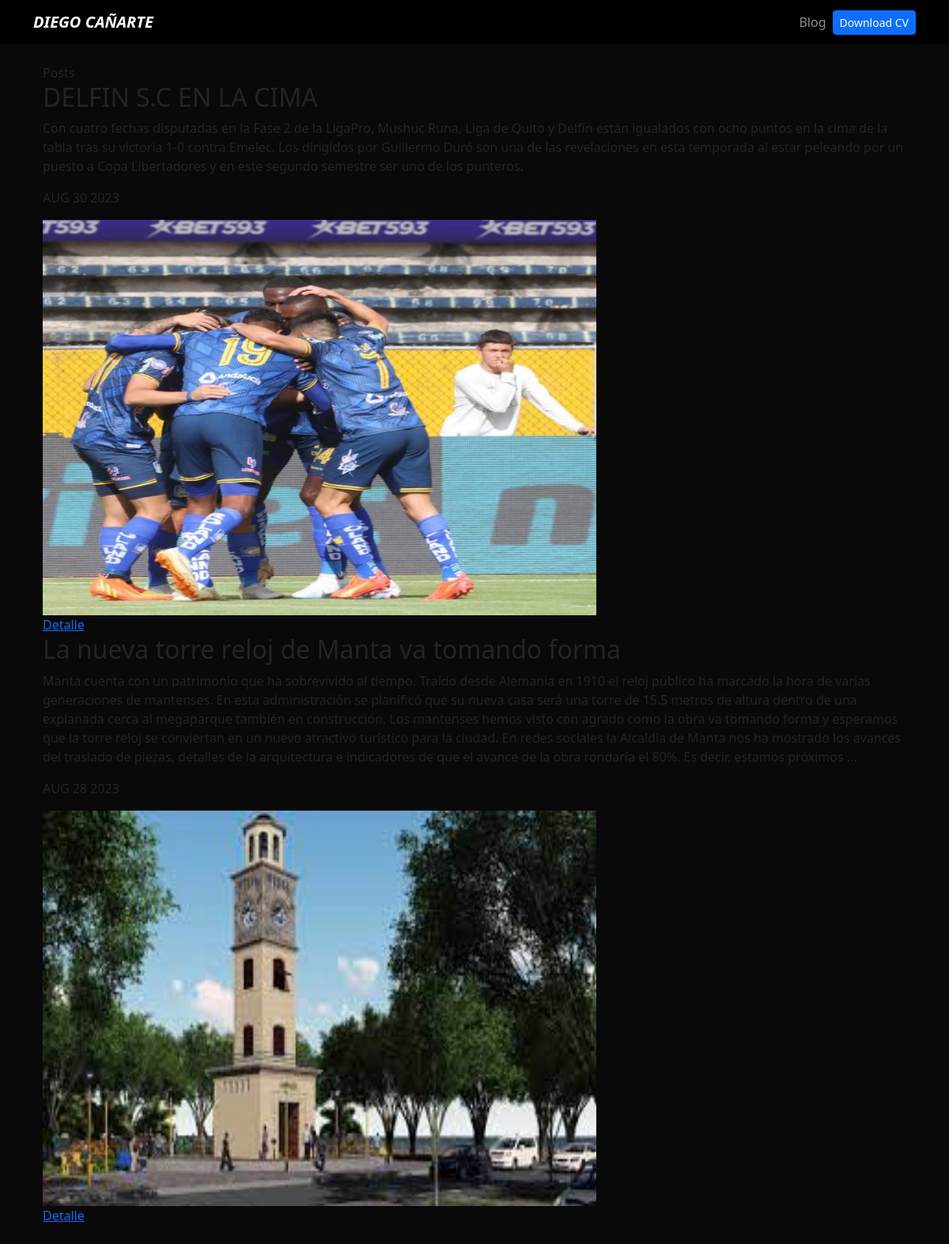
Screenshot of /blog/ with the database file from the repository.
### blog/models.py (models this page shows)
class Post(models.Model):
    title = models.CharField(max_length=100)
    description = models.TextField()
    image = models.ImageField(upload_to='blog/images')
    date = models.DateField(datetime.date.today)

### blog/views.py (the view)
# urls.py: path('',render_posts, name='posts'),
def render_posts(request):
    posts = Post.objects.all()
    return render(request, 'posts.html',{'posts':posts})

### blog/templates/posts.html
{% extends 'layout.html' %}
{% block content %}
<hi>Posts</hi>
{% for post in posts %}
    <h2>{{post.title}}</h2>
    <p>{{post.description|striptags|truncatechars:700}}</p>
    <p>{{post.date|date:'M d Y' |upper}}</p>
    <img src="{{post.image.url}}" alt="{{post.title}}" width="700" height="500">
    <br>
    <a href="{% url 'blog:post_detail' post.id %}">Detalle</a>
{% endfor %}
{% endblock %}

### portfolio/static/main.css (style rules this page uses)
body { background: #090909; }

### rows the page displays
Post: title "DELFIN S.C EN LA CIMA", description "Con cuatro fechas disputadas en la Fase 2 de la LigaPro, Mushuc Runa, Liga de Quito y Delfín están igualados con ocho puntos en la cima de la tabla tras su victoria 1-0 contra Emelec. Los dirigidos por Guillermo Duró son una de las revelaciones en esta temporada al estar peleando por un puesto a Copa Libertadores y en este segundo semestre ser uno de los punteros.", date "AUG 30 2023", image (picture)
Post: title "La nueva torre reloj de Manta va tomando forma", description "Manta cuenta con un patrimonio que ha sobrevivido al tiempo. Traído desde Alemania en 1910 el reloj público ha marcado la hora de varias generaciones de mantenses. En esta administración se planificó que su nueva casa será una torre de 15.5 metros de altura dentro de una explanada cerca al megaparque también en construcción. Los mantenses hemos visto con agrado como la obra va tomando forma y esperamos que la torre reloj se conviertan en un nuevo atractivo turístico para la ciudad. En redes sociales la Alcaldía de Manta nos ha mostrado los avances del traslado de piezas, detalles de la arquitectura e indicadores de que el avance de la obra rondaría el 80%. Es decir, estamos próximos …", date "AUG 28 2023", image (picture)
